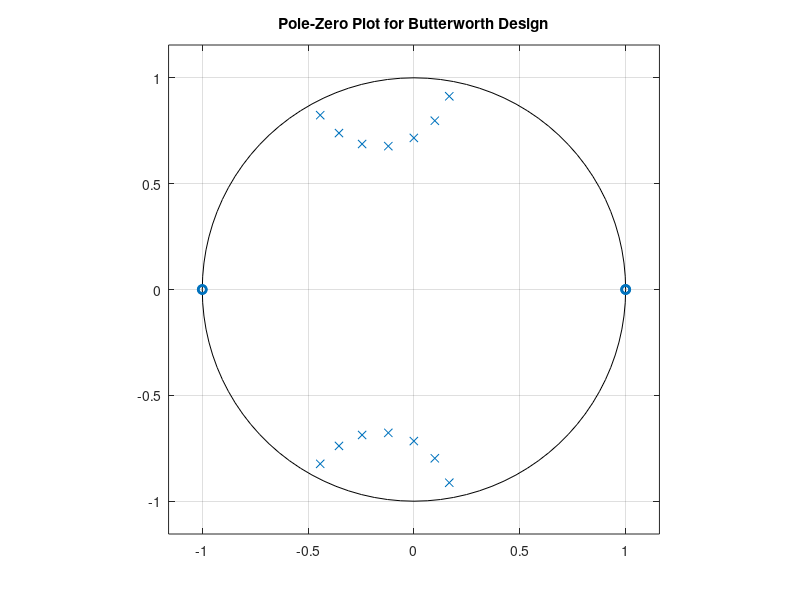
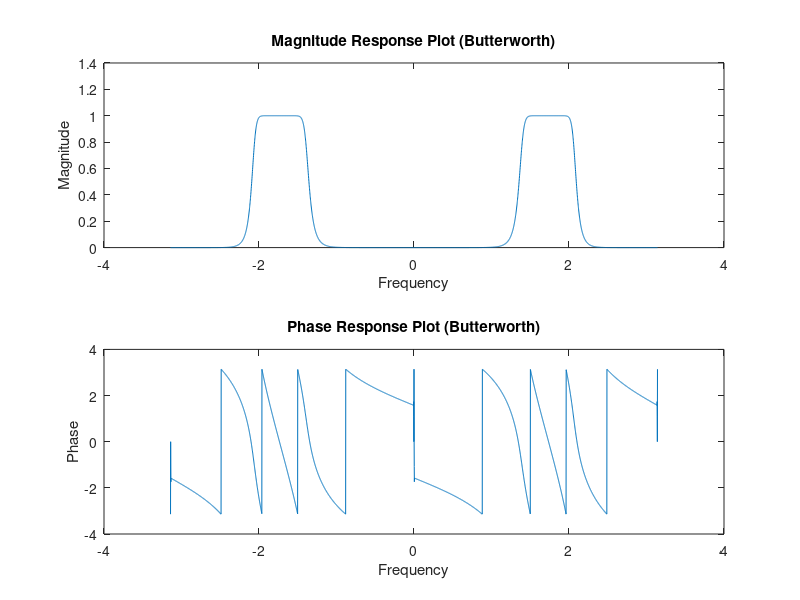

Reproduce these figures in MATLAB, in order.
%Write a MATLAB program to design an IIR digital bandpass filter using Butterworth approximation. 
%Determine order, cut off frequency, pole-zero pattern and frequency response plots. 
%Obtain second order cascade structure for the designed IIR filter.

%|H(w)| <= 0.01;         0<=|w|<=0.3pi;
%0.89<=|H(w)| <= 1;   0.45pi<=|w|<=0.65pi
%|H(w)|<=0.01;           0.75<=|w|<=pi

%Note: Use in-built functions: buttord, butter, tf2sos.

delta_s = 0.01;
delta_p = 1 - 0.89;
Ap = -20*log10(1 - delta_p);
As = -20*log10(delta_s);
w_p = [0.45 0.65];
w_s = [0.3 0.75];
[N_butter, Wn_butter] = buttord(w_p, w_s, Ap, As);
[B_butter, A_butter] = butter(N_butter, Wn_butter, 'bandpass');
figure(1);
zplane(B_butter, A_butter);
title('Pole-Zero Plot for Butterworth Design');
printer = sprintf('For Butterworth Filter');
disp(printer);
printer = sprintf('Order of Filter = %f',N_butter);
disp(printer);  %#ok<*DSPS>
printer = sprintf('Cut off Frequency = %f',Wn_butter);
disp(printer);
figure(2);
w = -pi:pi/2048:pi;
H_butter = freqz(B_butter, A_butter, w);
subplot(2,1,1);
plot(w,abs(H_butter));
xlabel('Frequency');
ylabel('Magnitude');
title('Magnitude Response Plot (Butterworth)');
subplot(2,1,2);
plot(w,angle(H_butter));
xlabel('Frequency');
ylabel('Phase');
title('Phase Response Plot (Butterworth)');
[SOS_butter, G_butter] = tf2sos(B_butter, A_butter);
disp('Second Order Sections :');
disp(SOS_butter);